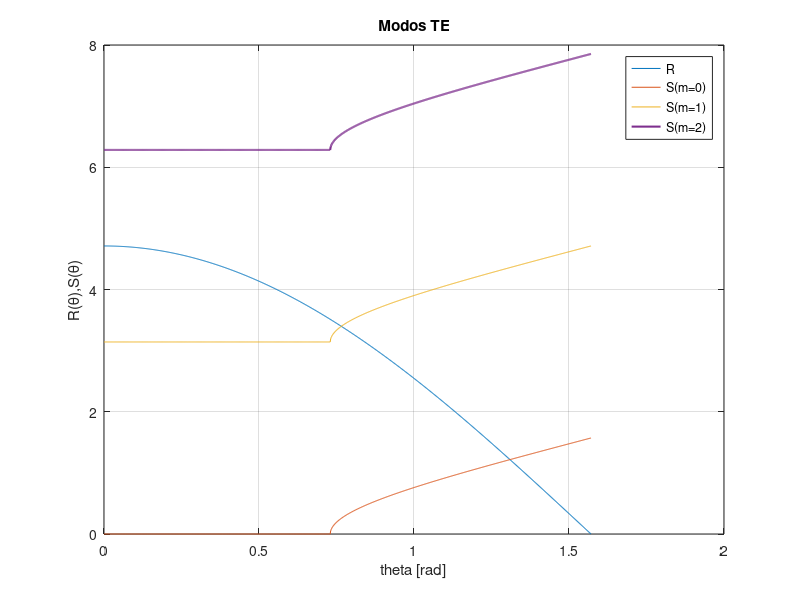

Reproduce this figure in MATLAB.
clc, close all, clear all

% Método de rayos
% modos TE

%Parámetros
%Todas las unidades en um
n1=1.5;  %core
n2=1;    %cladding
h=1;     %grosor del core
lambda=1; %longitud de onda
k0=2*pi/lambda;  %numero de onda

%PARES

%Ecuación de dispersión
% beta=@(theta) k0*n1*sin(theta);
% gammax=sqrt((k0*n1*sin(theta)).^2 -(n2^2)*(k0^2));
% kx=sqrt((n1^2)*(k0^2) -(k0*n1*sin(theta)).^2);
R=@(theta) (h/2)*k0*n1.*cos(theta);
S0=@(theta) atan((sqrt((k0*n1*sin(theta)).^2 -(n2^2)*(k0^2)))./(sqrt((n1^2)*(k0^2) -(k0*n1*sin(theta)).^2)));
S1=@(theta) pi + atan((sqrt((k0*n1*sin(theta)).^2 -(n2^2)*(k0^2)))./(sqrt((n1^2)*(k0^2) -(k0*n1*sin(theta)).^2)));
S2=@(theta) 2*pi + atan((sqrt((k0*n1*sin(theta)).^2 -(n2^2)*(k0^2)))./(sqrt((n1^2)*(k0^2) -(k0*n1*sin(theta)).^2)));

%Plot
theta=linspace(0,pi/2,1000);
figure('Name','Modos TE'), plot(theta,R(theta),theta,S0(theta),theta,S1(theta), ...
    theta,S2(theta),'LineWidth',1.5), grid on
legend('R','S(m=0)','S(m=1)','S(m=2)','S(m=3)','Location','best')
title('Modos TE')
xlabel('theta [rad]') 
ylabel('R(θ),S(θ)')

% Ecuación de dispersión
% syms theta
% r=h*k0*n1.*cos(theta);
% s0=-2.*atan((sqrt((k0*n1*sin(theta)).^2 -(n2^2)*(k0^2)))./(sqrt((n1^2)*(k0^2) -(k0*n1*sin(theta)).^2)));
% s1=pi - 2.*atan((sqrt((k0*n1*sin(theta)).^2 -(n2^2)*(k0^2)))./(sqrt((n1^2)*(k0^2) -(k0*n1*sin(theta)).^2)));
% s2=2*pi - 2.*atan((sqrt((k0*n1*sin(theta)).^2 -(n2^2)*(k0^2)))./(sqrt((n1^2)*(k0^2) -(k0*n1*sin(theta)).^2)));
% s3=3*pi - 2.*atan((sqrt((k0*n1*sin(theta)).^2 -(n2^2)*(k0^2)))./(sqrt((n1^2)*(k0^2) -(k0*n1*sin(theta)).^2)));
% 
%Método de Newton para hallar las soluciones (intersecciones de las gráficas)
% f = r-s1;
% df = diff(f)
% f=@(theta) h*k0*n1.*cos(theta) -3*pi +2.*atan((sqrt((k0*n1*sin(theta)).^2 -(n2^2)*(k0^2)))./(sqrt((n1^2)*(k0^2) -(k0*n1*sin(theta)).^2)));
% df=@(theta) - (2*((9*pi^2*cos(theta)*sin(theta))/((9*pi^2*sin(theta)^2 - 2778046668940015/70368744177664)^(1/2)*(3125302502557517/35184372088832 - 9*pi^2*sin(theta)^2)^(1/2)) + (9*pi^2*cos(theta)*sin(theta)*(9*pi^2*sin(theta)^2 - 2778046668940015/70368744177664)^(1/2))/(3125302502557517/35184372088832 - 9*pi^2*sin(theta)^2)^(3/2)))/((9*pi^2*sin(theta)^2 - 2778046668940015/70368744177664)/(9*pi^2*sin(theta)^2 - 3125302502557517/35184372088832) - 1) - 3*pi*sin(theta);
% p0= 1;
% delta=1e-6;
% epsilon=1e-6;
% max=20;
% [p0, err, k, y] = newton(f, df, p0, delta, epsilon, max) 


%IMPARES

%Ecuación de dispersión
% beta=@(theta) k0*n1*sin(theta);
% gammax=sqrt((k0*n1*sin(theta)).^2 -(n2^2)*(k0^2));
% kx=sqrt((n1^2)*(k0^2) -(k0*n1*sin(theta)).^2);
R=@(theta) h*k0*n1.*cos(theta);
S0=@(theta) -2.*atan((sqrt((n1^2)*(k0^2) -(k0*n1*sin(theta)).^2))./(sqrt((k0*n1*sin(theta)).^2 -(n2^2)*(k0^2))));
S1=@(theta) pi -2.*atan((sqrt((n1^2)*(k0^2) -(k0*n1*sin(theta)).^2))./(sqrt((k0*n1*sin(theta)).^2 -(n2^2)*(k0^2))));
S2=@(theta) 2*pi -2.*atan((sqrt((n1^2)*(k0^2) -(k0*n1*sin(theta)).^2))./(sqrt((k0*n1*sin(theta)).^2 -(n2^2)*(k0^2))));
S3=@(theta) 3*pi -2.*atan((sqrt((n1^2)*(k0^2) -(k0*n1*sin(theta)).^2))./(sqrt((k0*n1*sin(theta)).^2 -(n2^2)*(k0^2))));
% 
% %Plot
% theta=linspace(0,pi/2,1000);
% figure('Name','Modos TE'), plot(theta,R(theta),theta,S0(theta),theta,S1(theta), ...
%     theta,S2(theta),theta,S3(theta),'LineWidth',1.5), grid on
% legend('R','S(m=0)','S(m=1)','S(m=2)','S(m=3)','Location','best')
% title('Modos TE')
% xlabel('theta [rad]') 
% ylabel('R(θ),S(θ)')

% Ecuación de dispersión
% syms theta
% r=h*k0*n1.*cos(theta);
% s0=-2.*atan((sqrt((n1^2)*(k0^2) -(k0*n1*sin(theta)).^2))./(sqrt((k0*n1*sin(theta)).^2 -(n2^2)*(k0^2))));
% s1=pi -2.*atan((sqrt((n1^2)*(k0^2) -(k0*n1*sin(theta)).^2))./(sqrt((k0*n1*sin(theta)).^2 -(n2^2)*(k0^2))));
% s2=2*pi -2.*atan((sqrt((n1^2)*(k0^2) -(k0*n1*sin(theta)).^2))./(sqrt((k0*n1*sin(theta)).^2 -(n2^2)*(k0^2))));
% s3=3*pi -2.*atan((sqrt((n1^2)*(k0^2) -(k0*n1*sin(theta)).^2))./(sqrt((k0*n1*sin(theta)).^2 -(n2^2)*(k0^2))));

% Método de Newton para hallar las soluciones (intersecciones de las gráficas)
% f = r-s1;
% df = diff(f)
% f=@(theta) h*k0*n1.*cos(theta) - 4*pi +2.*atan((sqrt((n1^2)*(k0^2) -(k0*n1*sin(theta)).^2))./(sqrt((k0*n1*sin(theta)).^2 -(n2^2)*(k0^2))));
% df=@(theta) (2*((9*pi^2*cos(theta)*sin(theta))/((9*pi^2*sin(theta)^2 - 2778046668940015/70368744177664)^(1/2)*(3125302502557517/35184372088832 - 9*pi^2*sin(theta)^2)^(1/2)) + (9*pi^2*cos(theta)*sin(theta)*(3125302502557517/35184372088832 - 9*pi^2*sin(theta)^2)^(1/2))/(9*pi^2*sin(theta)^2 - 2778046668940015/70368744177664)^(3/2)))/((9*pi^2*sin(theta)^2 - 3125302502557517/35184372088832)/(9*pi^2*sin(theta)^2 - 2778046668940015/70368744177664) - 1) - 3*pi*sin(theta);
% p0= 1;
% delta=1e-6;
% epsilon=1e-6;
% max=20;
% [p0, err, k, y] = newton(f, df, p0, delta, epsilon, max) 